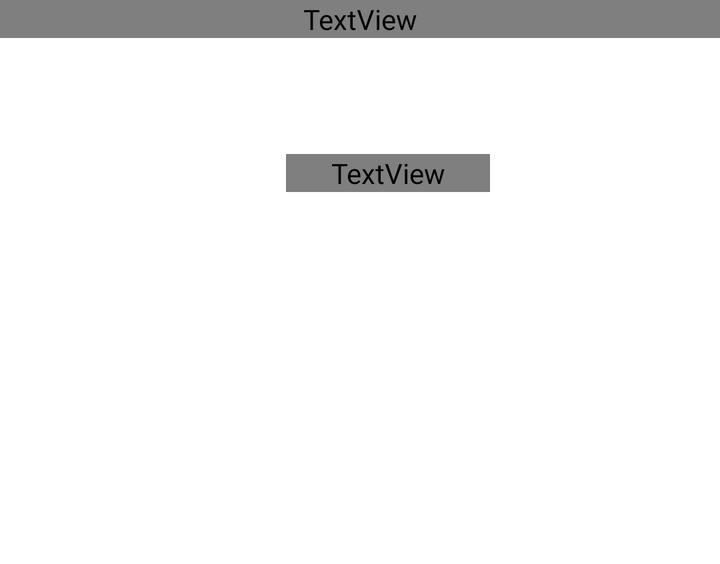
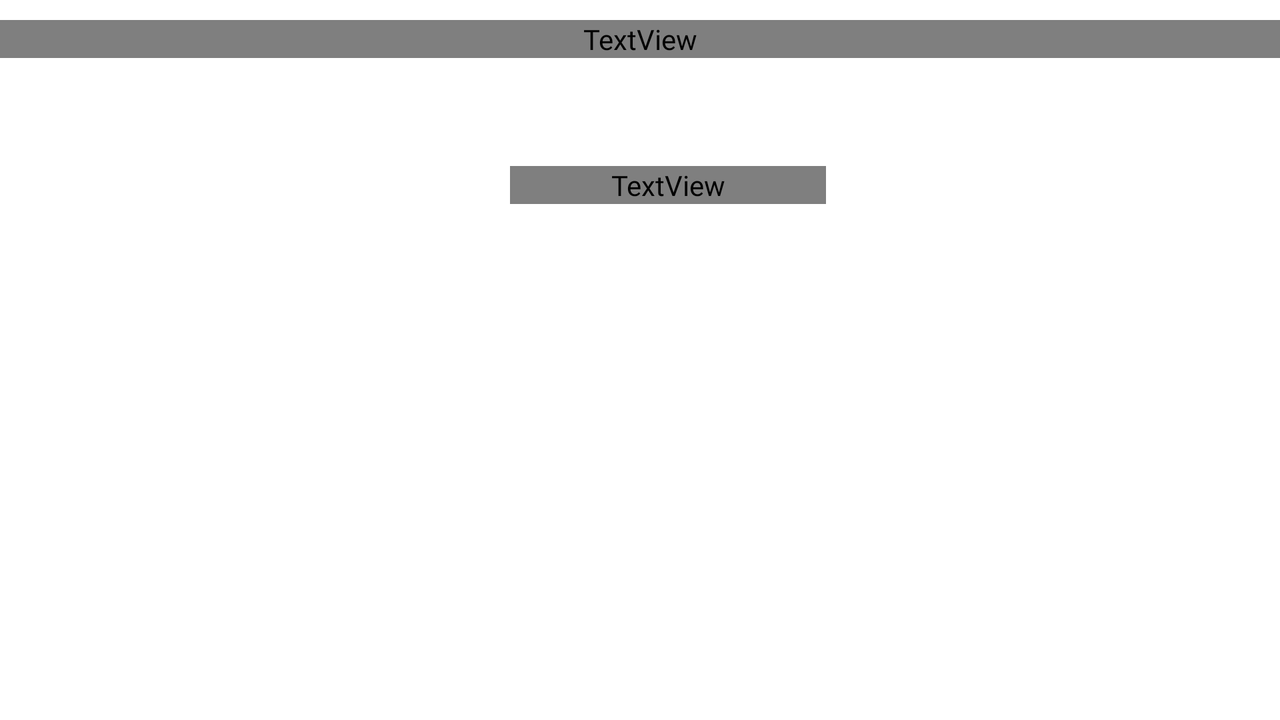

An Android layout and its configuration variant, each rendered on a device that would load it. The default file and the variant file are quoted in full after the pictures.
<!-- AndroidManifest.xml: application theme Theme.App.Light -->
<!-- res/layout/search_recycler_item.xml -->
<?xml version="1.0" encoding="utf-8"?>
<RelativeLayout xmlns:android="http://schemas.android.com/apk/res/android"
    android:orientation="vertical" android:layout_width="match_parent"
    android:layout_height="wrap_content" >

    <ImageView
        android:id="@+id/s_movie_poster"
        android:layout_width="123dp"
        android:layout_height="230dp"
        android:layout_alignParentStart="true"
        android:layout_alignTop="@+id/s_movie_original_title"
        android:layout_marginStart="8dp"
        android:layout_marginEnd="12dp"
        android:layout_marginBottom="20dp"
        android:contentDescription="@string/movie_poster" />

    <TextView
        android:id="@+id/s_movie_title"
        android:layout_width="match_parent"
        android:layout_height="wrap_content"
        android:fontFamily="@font/comic_relief"
        android:gravity="center"
        android:textColor="@color/colorBlue"
        android:textSize="20sp"
        android:textStyle="bold" />

    <TextView
        android:id="@+id/s_movie_original_title"
        android:layout_width="210dp"
        android:layout_height="wrap_content"
        android:layout_alignParentTop="true"
        android:layout_alignStart="@+id/s_movie_genres"
        android:layout_marginTop="32dp"
        android:layout_marginBottom="10dp"
        android:layout_marginEnd="10dp"
        android:fontFamily="@font/comic_relief"
        android:textSize="16sp"
        android:textStyle="italic" />

    <TextView
        android:id="@+id/s_movie_genres"
        android:layout_width="125dp"
        android:layout_height="wrap_content"
        android:layout_toEndOf="@id/s_movie_poster"
        android:layout_alignParentTop="true"
        android:layout_marginEnd="115dp"
        android:layout_marginTop="77dp"
        android:layout_marginBottom="10dp"
        android:fontFamily="@font/comic_relief"
        android:textColor="@color/colorLightBlue"
        android:textStyle="bold" />

    <TextView
        android:id="@+id/s_movie_year"
        android:layout_width="91dp"
        android:layout_height="wrap_content"
        android:layout_alignParentEnd="true"
        android:layout_alignParentTop="true"
        android:layout_marginTop="150dp"
        android:fontFamily="@font/comic_relief"
        android:gravity="center"
        android:textStyle="bold" />

    <TextView
        android:id="@+id/s_movie_tmdb"
        android:layout_width="73dp"
        android:layout_height="64dp"
        android:layout_alignParentEnd="true"
        android:layout_alignTop="@+id/s_movie_genres"
        android:layout_marginEnd="12dp"
        android:fontFamily="@font/comic_relief"
        android:gravity="center"
        android:textSize="18sp"
        android:textStyle="bold" />

</RelativeLayout>
<!-- resources referenced by this layout -->
<resources>
  <string name="movie_poster">MoviePoster</string>
  <style name="Theme.App.Light" parent="Base.Theme.App">
          <item name="colorPrimary">@color/colorMainApp</item>
          <item name="colorPrimaryDark">@color/colorMainApp</item>
          <item name="colorAccent">@color/colorMainApp</item>
          <item name="android:textViewStyle">@style/mainTextViewStyle</item>
          <item name="android:windowBackground">@color/colorMainAppBackground</item>
  
          <item name="colorMainApp">@color/colorMainApp</item>
          <item name="colorMainAppMiddle">@color/colorMainAppMiddle</item>
          <item name="colorMainAppBackground">@color/colorMainAppBackground</item>
          <item name="colorMainAppText">@color/colorMainAppText</item>
  
          <item name="colorSearchScreen">@color/colorSearchScreen</item>
          <item name="colorSearchScreenMiddle">@color/colorSearchScreenMiddle</item>
          <item name="colorSearchScreenBackground">@color/colorSearchScreenBackground</item>
          <item name="colorSearchScreenText">@color/colorSearchScreenText</item>
  
          <item name="colorToWatchTab">@color/colorToWatchTab</item>
          <item name="colorToWatchTabMiddle">@color/colorToWatchTabMiddle</item>
          <item name="colorToWatchTabBackground">@color/colorToWatchTabBackground</item>
          <item name="colorToWatchTabText">@color/colorToWatchTabText</item>
  
          <item name="colorWatchedTab">@color/colorWatchedTab</item>
          <item name="colorWatchedTabMiddle">@color/colorWatchedTabMiddle</item>
          <item name="colorWatchedTabBackground">@color/colorWatchedTabBackground</item>
          <item name="colorWatchedTabText">@color/colorWatchedTabText</item>
      </style>
  <style name="Base.Theme.App" parent="Theme.AppCompat.Light.DarkActionBar">
      </style>
  <color name="colorMainApp">#1d23d1</color>
  <style name="mainTextViewStyle" parent="android:Widget.TextView">
          <item name="android:fontFamily">@font/oswald_light</item>
      </style>
  <color name="colorMainAppMiddle">#4F56F5</color>
  <color name="colorSearchScreen">#1370eb</color>
  <color name="colorSearchScreenMiddle">#71aaf4</color>
  <color name="colorToWatchTab">#6d17fa</color>
  <color name="colorToWatchTabMiddle">#a169fc</color>
  <color name="colorWatchedTab">#0d664f</color>
  <color name="colorWatchedTabMiddle">#17b58b</color>
</resources>
<!-- res/layout-land/search_recycler_item.xml (the repository's variant of the layout above) -->
<!-- drawn on the phone turned sideways -->
<?xml version="1.0" encoding="utf-8"?>
<RelativeLayout xmlns:android="http://schemas.android.com/apk/res/android"
    android:orientation="vertical" android:layout_width="match_parent"
    android:layout_height="wrap_content" >

    <ImageView
        android:id="@+id/s_movie_poster"
        android:layout_width="215dp"
        android:layout_height="485dp"
        android:layout_alignParentStart="true"
        android:layout_alignTop="@+id/s_movie_original_title"
        android:layout_marginBottom="20dp"
        android:layout_marginEnd="20dp"
        android:layout_marginStart="20dp"
        android:layout_marginTop="5dp"
        android:contentDescription="@string/movie_poster" />

    <TextView
        android:id="@+id/s_movie_title"
        style="@style/TextBold.Blue.20"
        android:layout_width="match_parent"
        android:layout_height="wrap_content"
        android:layout_alignParentTop="true"
        android:gravity="center"
        android:layout_marginStart="0dp"
        android:layout_marginTop="10dp"
        android:layout_marginEnd="0dp"
        android:layout_marginBottom="10dp"/>

    <TextView
        android:id="@+id/s_movie_original_title"
        style="@style/TextItalic.DarkGrey.16"
        android:layout_width="320dp"
        android:layout_height="wrap_content"
        android:layout_below="@+id/s_movie_title"
        android:layout_marginBottom="20dp"
        android:layout_marginEnd="10dp"
        android:layout_marginStart="0dp"
        android:layout_marginTop="0dp"
        android:layout_toEndOf="@id/s_movie_poster" />

    <TextView
        android:id="@+id/s_movie_genres"
        style="@style/TextBold.BlueLight.16"
        android:layout_width="158dp"
        android:layout_height="wrap_content"
        android:layout_alignParentTop="true"
        android:layout_alignStart="@+id/s_movie_original_title"
        android:layout_marginTop="83dp" />

    <TextView
        android:id="@+id/s_movie_year"
        style="@style/TextBold.DarkGrey.16"
        android:layout_width="70dp"
        android:layout_height="wrap_content"
        android:layout_alignParentEnd="true"
        android:layout_alignParentTop="true"
        android:layout_marginEnd="39dp"
        android:layout_marginTop="121dp" />

    <TextView
        android:id="@+id/s_movie_tmdb"
        style="@style/TextBold.DarkGrey.18"
        android:layout_width="113dp"
        android:layout_height="wrap_content"
        android:layout_alignParentEnd="true"
        android:layout_alignTop="@+id/s_movie_genres"
        android:layout_marginEnd="21dp" />

</RelativeLayout>
<!-- resources referenced by the variant -->
<!-- as the phone turned sideways resolves them -->
<resources>
  <string name="movie_poster">MoviePoster</string>
  <style name="TextBold.Blue.20">
          <item name="android:textSize">20sp</item>
      </style>
  <style name="TextBold.BlueLight.16">
          <item name="android:textSize">16sp</item>
      </style>
  <style name="TextBold.DarkGrey.16">
          <item name="android:textSize">16sp</item>
      </style>
  <style name="TextBold.DarkGrey.18">
          <item name="android:textSize">18sp</item>
      </style>
  <style name="TextItalic.DarkGrey.16">
          <item name="android:textSize">16sp</item>
      </style>
  <style name="Theme.App.Light" parent="Base.Theme.App">
          <item name="colorPrimary">@color/colorMainApp</item>
          <item name="colorPrimaryDark">@color/colorMainApp</item>
          <item name="colorAccent">@color/colorMainApp</item>
          <item name="android:textViewStyle">@style/mainTextViewStyle</item>
          <item name="android:windowBackground">@color/colorMainAppBackground</item>
  
          <item name="colorMainApp">@color/colorMainApp</item>
          <item name="colorMainAppMiddle">@color/colorMainAppMiddle</item>
          <item name="colorMainAppBackground">@color/colorMainAppBackground</item>
          <item name="colorMainAppText">@color/colorMainAppText</item>
  
          <item name="colorSearchScreen">@color/colorSearchScreen</item>
          <item name="colorSearchScreenMiddle">@color/colorSearchScreenMiddle</item>
          <item name="colorSearchScreenBackground">@color/colorSearchScreenBackground</item>
          <item name="colorSearchScreenText">@color/colorSearchScreenText</item>
  
          <item name="colorToWatchTab">@color/colorToWatchTab</item>
          <item name="colorToWatchTabMiddle">@color/colorToWatchTabMiddle</item>
          <item name="colorToWatchTabBackground">@color/colorToWatchTabBackground</item>
          <item name="colorToWatchTabText">@color/colorToWatchTabText</item>
  
          <item name="colorWatchedTab">@color/colorWatchedTab</item>
          <item name="colorWatchedTabMiddle">@color/colorWatchedTabMiddle</item>
          <item name="colorWatchedTabBackground">@color/colorWatchedTabBackground</item>
          <item name="colorWatchedTabText">@color/colorWatchedTabText</item>
      </style>
  <style name="Base.Theme.App" parent="Theme.AppCompat.Light.DarkActionBar">
      </style>
  <color name="colorMainApp">#1d23d1</color>
  <style name="mainTextViewStyle" parent="android:Widget.TextView">
          <item name="android:fontFamily">@font/oswald_light</item>
      </style>
  <color name="colorMainAppMiddle">#4F56F5</color>
  <color name="colorSearchScreen">#1370eb</color>
  <color name="colorSearchScreenMiddle">#71aaf4</color>
  <color name="colorToWatchTab">#6d17fa</color>
  <color name="colorToWatchTabMiddle">#a169fc</color>
  <color name="colorWatchedTab">#0d664f</color>
  <color name="colorWatchedTabMiddle">#17b58b</color>
</resources>
